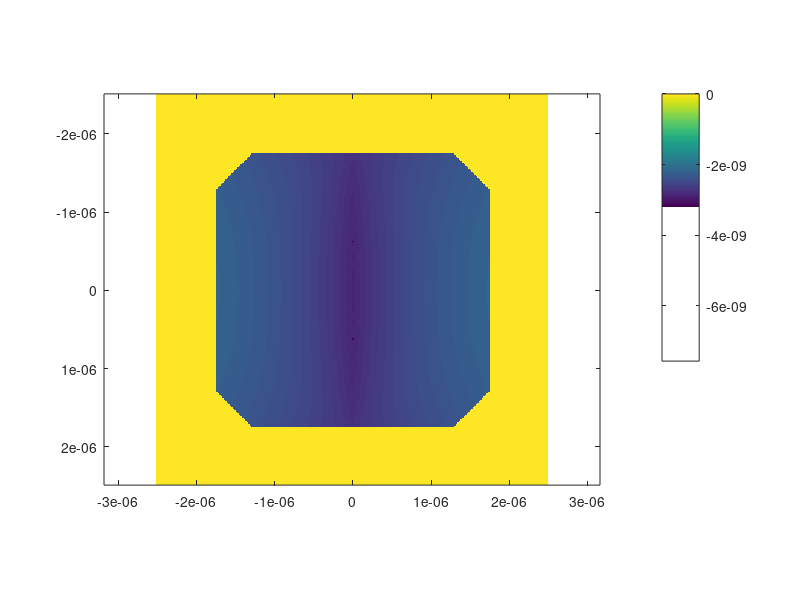
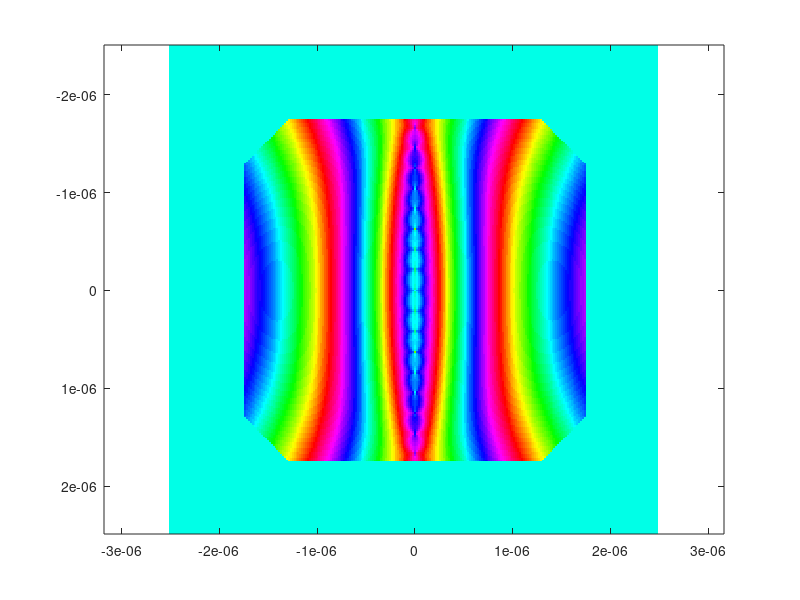

Here is the MATLAB script that generated these plots, in order:
% Initialization
clear;
close all;
clc;

% Set saving path
p = 'C:\Users\anfils\Documents\Simulation_Results\3D_Probe_Ptycho\Lens_Aberrations_Dislocations_Phase\';

% Save the phantom?
sav = 1;


%% Generate the shape
% Set the size of the phantom volume
m = 256;
A = ones(m,m,m);

% Generate coordinates
x = (-m/2):(m/2-1);
y = x.';
z = permute(x,[3 1 2]);

% Set sizes of the polyhedrons and randomness
rc = m/2*0.7; % 0.8
ro = m/2*0.7; % 0.8
rnd = 0;

% Set the cubic plane positions
c1 = ([1 0 0] + (rand(1,3) - 0.5)*rnd)*rc;
c2 = ([-1 0 0] + (rand(1,3) - 0.5)*rnd)*rc;
c3 = ([0 1 0] + (rand(1,3) - 0.5)*rnd)*rc;
c4 = ([0 -1 0] + (rand(1,3) - 0.5)*rnd)*rc;
c5 = ([0 0 1] + (rand(1,3) - 0.5)*rnd)*rc;
c6 = ([0 0 -1] + (rand(1,3) - 0.5)*rnd)*rc;

% Calculate the cubic normal vectors
c1n = c1./sqrt(dot(c1,c1));
c2n = c2./sqrt(dot(c2,c2));
c3n = c3./sqrt(dot(c3,c3));
c4n = c4./sqrt(dot(c4,c4));
c5n = c5./sqrt(dot(c5,c5));
c6n = c6./sqrt(dot(c6,c6));

% Set the octahedral plane positions
o1 = ([1 1 1]/sqrt(3) + (rand(1,3) - 0.5)*rnd)*ro;
o2 = ([1 1 -1]/sqrt(3) + (rand(1,3) - 0.5)*rnd)*ro;
o3 = ([1 -1 1]/sqrt(3) + (rand(1,3) - 0.5)*rnd)*ro;
o4 = ([-1 1 1]/sqrt(3) + (rand(1,3) - 0.5)*rnd)*ro;
o5 = ([1 -1 -1]/sqrt(3) + (rand(1,3) - 0.5)*rnd)*ro;
o6 = ([-1 1 -1]/sqrt(3) + (rand(1,3) - 0.5)*rnd)*ro;
o7 = ([-1 -1 1]/sqrt(3) + (rand(1,3) - 0.5)*rnd)*ro;
o8 = ([-1 -1 -1]/sqrt(3) + (rand(1,3) - 0.5)*rnd)*ro;

% Calculate the octahedral normal vectors
o1n = o1./sqrt(dot(o1,o1));
o2n = o2./sqrt(dot(o2,o2));
o3n = o3./sqrt(dot(o3,o3));
o4n = o4./sqrt(dot(o4,o4));
o5n = o5./sqrt(dot(o5,o5));
o6n = o6./sqrt(dot(o6,o6));
o7n = o7./sqrt(dot(o7,o7));
o8n = o8./sqrt(dot(o8,o8));

% Apply the planes
A(c1n(1)*(x - c1(1)) + c1n(2)*(y - c1(2)) + c1n(3)*(z - c1(3)) > 0) = 0;
A(c2n(1)*(x - c2(1)) + c2n(2)*(y - c2(2)) + c2n(3)*(z - c2(3)) > 0) = 0;
A(c3n(1)*(x - c3(1)) + c3n(2)*(y - c3(2)) + c3n(3)*(z - c3(3)) > 0) = 0;
A(c4n(1)*(x - c4(1)) + c4n(2)*(y - c4(2)) + c4n(3)*(z - c4(3)) > 0) = 0;
A(c5n(1)*(x - c5(1)) + c5n(2)*(y - c5(2)) + c5n(3)*(z - c5(3)) > 0) = 0;
A(c6n(1)*(x - c6(1)) + c6n(2)*(y - c6(2)) + c6n(3)*(z - c6(3)) > 0) = 0;
A(o1n(1)*(x - o1(1)) + o1n(2)*(y - o1(2)) + o1n(3)*(z - o1(3)) > 0) = 0;
A(o2n(1)*(x - o2(1)) + o2n(2)*(y - o2(2)) + o2n(3)*(z - o2(3)) > 0) = 0;
A(o3n(1)*(x - o3(1)) + o3n(2)*(y - o3(2)) + o3n(3)*(z - o3(3)) > 0) = 0;
A(o4n(1)*(x - o4(1)) + o4n(2)*(y - o4(2)) + o4n(3)*(z - o4(3)) > 0) = 0;
A(o5n(1)*(x - o5(1)) + o5n(2)*(y - o5(2)) + o5n(3)*(z - o5(3)) > 0) = 0;
A(o6n(1)*(x - o6(1)) + o6n(2)*(y - o6(2)) + o6n(3)*(z - o6(3)) > 0) = 0;
A(o7n(1)*(x - o7(1)) + o7n(2)*(y - o7(2)) + o7n(3)*(z - o7(3)) > 0) = 0;
A(o8n(1)*(x - o8(1)) + o8n(2)*(y - o8(2)) + o8n(3)*(z - o8(3)) > 0) = 0;


%% Generate the phase
% Set the real space axes
fov = 5e-6;
rx = x./m.*fov;
ry = y./m.*fov;
rz = z./m.*fov;

% Set positions
d = 200e-9;
py = linspace(-fov/2,fov/2,round(fov./d)).';
d = mean(diff(py));

% Remove positions outside the object
As = sum(A,3);
py(py > max(ry.*(As(:,m/2 + 1) > 0))) = [];
py(py < min(ry.*(As(:,m/2 + 1) > 0))) = [];

% Set Al(110) material parameters
nu = 0.348;
b = 2.86e-10;
a = 4.04e-10;
G = sqrt(2).*2.*pi./a;
v = b./d.*180./pi;
s = 0.5.*pi.*b./(1 - nu)./d./d.*rx./sinh(pi.*rx./d)./sinh(pi.*rx./d);

% Calculate the displacement field (Al(110) edge dislocation wall)
u = zeros(m,m,1);
n = length(py);
for i = 1:n
    u = u + b./(8.*pi.*(1 - nu)).*((1 - 2.*nu).*log(rx.^2 + (ry - py(i)).^2) + (rx.^2 - (ry - py(i)).^2)./(rx.^2 + (ry - py(i)).^2));
end

% Remove NaNs
ii = find(isnan(u));
[iy,ix] = ind2sub([m m],ii);
u(ii) = (u(iy + 1,m/2 + 1) + u(iy - 1,m/2 + 1) + u(iy,m/2 + 2) + u(iy,m/2))./4;

% Plot the displacement field
figure;
imagesc(rx,ry,u.*(As > 0));
axis equal tight;
colorbar;

% Calculate phase
P = exp(1i.*u.*G);
figure;
imagesc(rx,ry,angle(P).*(As > 0));
axis equal tight;
colormap hsv;

% Combine into final phantom
obj = A.*repmat(P,1,1,m);

% Generate the Bragg vector
G = [3;3;3].*2.*pi./a;


%% Save the phantom
% Save phantom if specified
if sav == 1
    save([p 'Phantom.mat'],'obj','rx','ry','rz','a','b','d','G','nu','s','v','fov','x','y','z');
end


